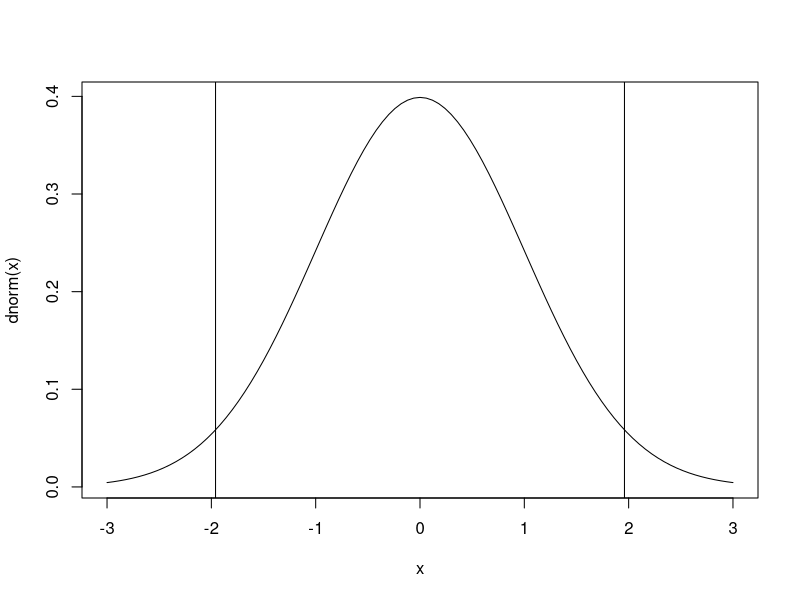

This figure's R source:
## ---- chunk 1
心理学テスト <- c(13,14,7,12,10,6,8,15,4,14,9,6,10,12,5,12,8,8,12,15)
Z統計量 <- (mean(心理学テスト)-12) / sqrt(10/length(心理学テスト))
Z統計量
## ---- chunk 2
qnorm(0.025)
qnorm(0.025,lower.tail=FALSE)
## ---- chunk 3
curve(dnorm(x),-3,3)
abline(v=qnorm(0.025))
abline(v=qnorm(0.975))
## ---- chunk 4
2*pnorm(2.828427,lower.tail=FALSE)
## ---- chunk 5
t統計量 <- (mean(心理学テスト)-12) / sqrt(var(心理学テスト)/length(心理学テスト))
t統計量
## ---- chunk 6
2*pt(2.616648,19,lower.tail=FALSE)
## ---- chunk 7
t.test(心理学テスト,mu=12)
